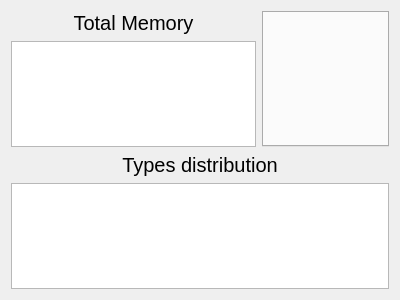
<?xml version="1.0" encoding="UTF-8"?>
<ui version="4.0">
 <class>StatisticsWidget</class>
 <widget class="QWidget" name="StatisticsWidget">
  <property name="geometry">
   <rect>
    <x>0</x>
    <y>0</y>
    <width>400</width>
    <height>300</height>
   </rect>
  </property>
  <property name="windowTitle">
   <string>Form</string>
  </property>
  <layout class="QGridLayout" name="gridLayout">
   <item row="0" column="0">
    <layout class="QVBoxLayout" name="verticalLayout">
     <item>
      <layout class="QHBoxLayout" name="horizontalLayout">
       <item>
        <layout class="QVBoxLayout" name="verticalLayout_2">
         <item>
          <widget class="QLabel" name="label">
           <property name="styleSheet">
            <string notr="true">font-size: 15pt;</string>
           </property>
           <property name="text">
            <string>Total Memory</string>
           </property>
           <property name="alignment">
            <set>Qt::AlignCenter</set>
           </property>
          </widget>
         </item>
         <item>
          <widget class="QChartView" name="totalConsumption">
           <property name="styleSheet">
            <string notr="true"/>
           </property>
          </widget>
         </item>
        </layout>
       </item>
       <item>
        <widget class="QTabWidget" name="discs">
         <property name="sizePolicy">
          <sizepolicy hsizetype="Expanding" vsizetype="Preferred">
           <horstretch>0</horstretch>
           <verstretch>0</verstretch>
          </sizepolicy>
         </property>
         <property name="tabShape">
          <enum>QTabWidget::Rounded</enum>
         </property>
         <property name="currentIndex">
          <number>-1</number>
         </property>
         <property name="elideMode">
          <enum>Qt::ElideNone</enum>
         </property>
        </widget>
       </item>
      </layout>
     </item>
     <item>
      <widget class="QLabel" name="typesDistributionLabel">
       <property name="styleSheet">
        <string notr="true">font-size: 15pt;</string>
       </property>
       <property name="text">
        <string>Types distribution</string>
       </property>
       <property name="alignment">
        <set>Qt::AlignCenter</set>
       </property>
      </widget>
     </item>
     <item>
      <widget class="QChartView" name="typesDistribution"/>
     </item>
    </layout>
   </item>
  </layout>
 </widget>
 <customwidgets>
  <customwidget>
   <class>QChartView</class>
   <extends>QGraphicsView</extends>
   <header>QtCharts</header>
  </customwidget>
 </customwidgets>
 <resources/>
 <connections/>
</ui>
